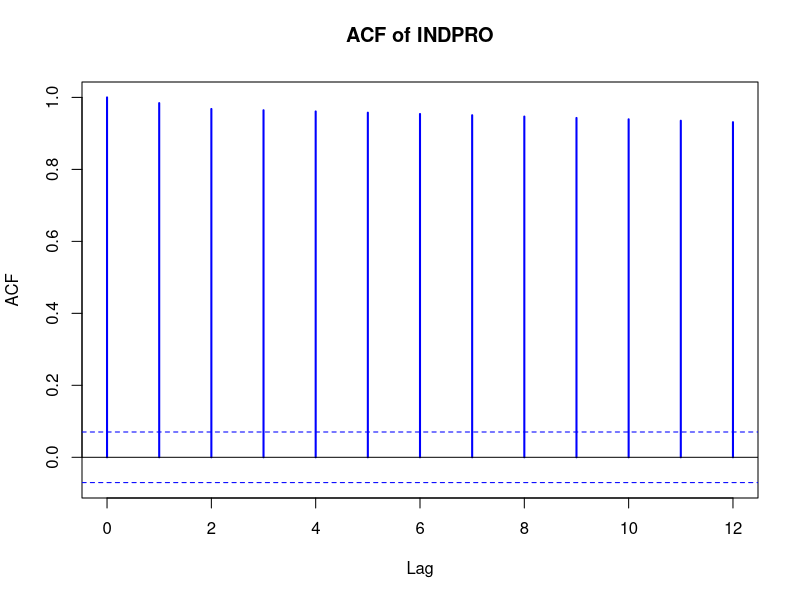
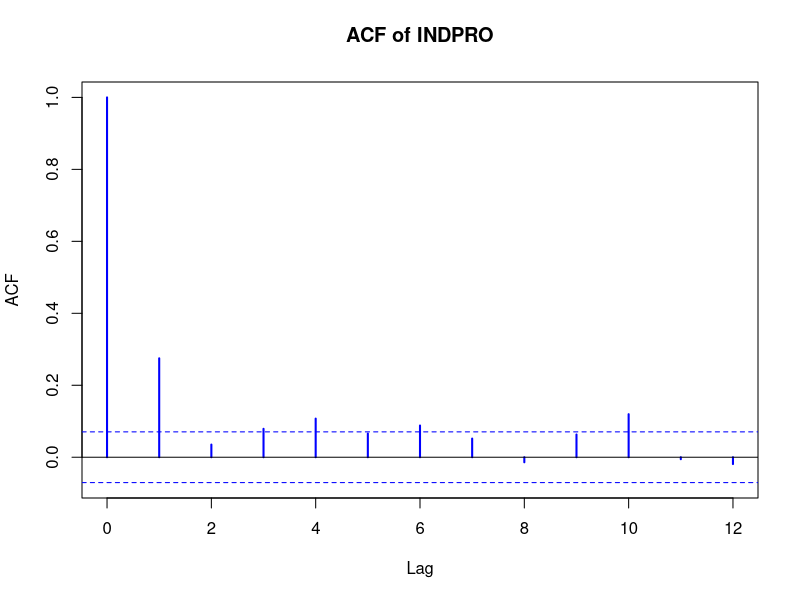
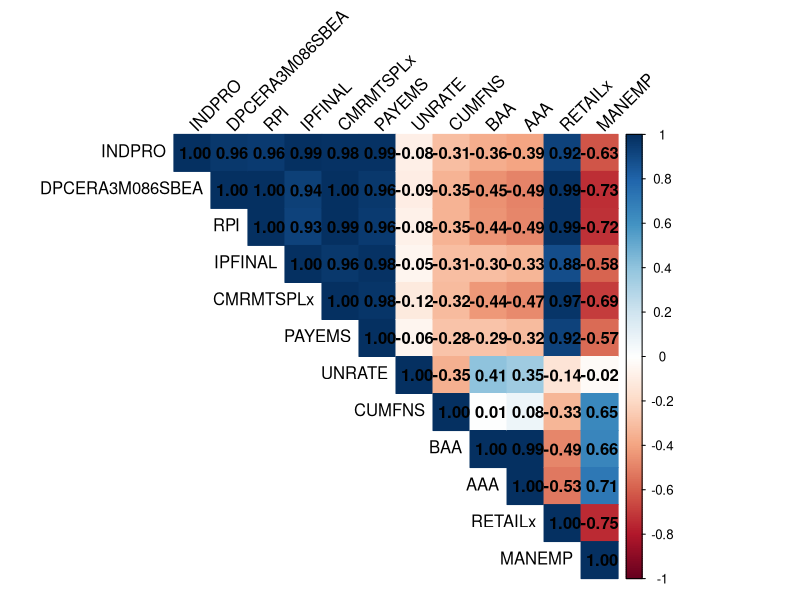

Source code (R) for these figures, in order: (Note: this script raises an error after producing the figures.)
library(readxl) 
library(dplyr)
library(ggplot2)
library(corrplot)
library(tseries)
library(writexl)
library(tidyr)

# Loading datasets
Pre_Dataset <- read_excel("Pre_Dataset.xlsx")[-1,-1]
Pre_Dataset <- Pre_Dataset %>%
  mutate(across(everything(), ~ ifelse(is.na(.), 0, .)))
Pre_Dataset <- Pre_Dataset %>%
  mutate(across(everything(), as.numeric))
Transformed_Dataset <- read_excel("Final_Transformed_Dataset.xlsx")[-1,-1]
Transformed_Dataset <- Transformed_Dataset %>%
  mutate(across(everything(), ~ ifelse(is.na(.), 0, .)))
Transformed_Dataset <- Transformed_Dataset %>%
  mutate(across(everything(), as.numeric))

####################################################
####### 1a. Auto Correlation Plot for INDPRO #######
####################################################
#Pre:
# Calculate autocorrelation for the 'INDPRO' column without plotting 
acf_results_pre <- lapply(Pre_Dataset['INDPRO'], acf, plot = FALSE)
acf_results_pre 
# Plotting ACF
par(mfrow = c(1, 1)) 
lapply(names(Pre_Dataset['INDPRO']), function(col) {
  acf(Pre_Dataset[[col]], main = paste("ACF of", col), lag.max = 12, col = "blue", lwd = 2)
})

#Transformed:
acf_results_transformed <- lapply(Pre_Dataset['INDPRO'], acf, plot = FALSE)
acf_results_transformed 
par(mfrow = c(1, 1)) 
lapply(names(Transformed_Dataset['INDPRO']), function(col) {
  acf(Transformed_Dataset[[col]], main = paste("ACF of", col), lag.max = 12, col = "blue", lwd = 2)
})

####################################################
###### 1b. Augmented Dickey-Fuller (ADF) test ######
####################################################
# Pre:
adf_result <- adf.test(Pre_Dataset$INDPRO)
adf_result
# The Dickey-Fuller statistic is positive in this case, which is a key indicator that the time series might be non-stationary. 
# p-value = 0.99 -> not statistically significant & cannot reject the numm hypothesis that the series has a unit root
# The lag order refers to the number of lagged differences included in the test. 
# The ADF test is "augmented" with lagged values of the differenced series to account for higher-order autocorrelation that might be present in the data. 
# lag order 9 -> 9 lagged differences of the INDPRO series were included in the test to account for autocorrelation.

# Transformed: 
adf_result <- adf.test(Transformed_Dataset$INDPRO)
adf_result
# A more negative Dickey-Fuller statistic indicates stronger evidence against the presence of a unit root (non-stationarity)
# -7.3901 is quite negative, suggesting strong evidence that the series is stationary and does not have a unit root.
# p-value = 0.01 (significant) -> only a 1% chance that the INDPRO time series is non-stationary. 
# reject null hypothesis, conclude that it is likely stationary

####################################################
##### 2. Correlation matrix between variables #####
####################################################
subset_data <- Pre_Dataset[, c("INDPRO", "DPCERA3M086SBEA", "RPI", "IPFINAL", "CMRMTSPLx", "PAYEMS", "UNRATE", "CUMFNS", "BAA", "AAA", "RETAILx", "MANEMP")]  
correlation_matrix_subset <- cor(subset_data, use = "pairwise.complete.obs")
correlation_matrix_subset
write_xlsx(as.data.frame(correlation_matrix_subset), "correlation_matrix.xlsx")

# Heatmap of the correlation matrix
corrplot(correlation_matrix_subset, method = "color", type = "upper", 
         tl.col = "black", tl.srt = 45, 
         addCoef.col = "black")  

####################################################
############ 3. Descriptive Statistics ############# 
####################################################
subset_data <- Pre_Dataset[, c("INDPRO", "DPCERA3M086SBEA", "RPI", "IPFINAL", "CMRMTSPLx", "PAYEMS", "UNRATE", "CUMFNS", "BAA", "AAA", "RETAILx", "MANEMP")]  

descriptive_stats <- function(x) {
  stats <- c(
    Count = length(x),
    Mean = mean(x, na.rm = TRUE),
    `Standard error` = sd(x, na.rm = TRUE) / sqrt(length(na.omit(x))),
    Minimum = min(x, na.rm = TRUE),
    `25%` = quantile(x, 0.25, na.rm = TRUE),
    `50%` = median(x, na.rm = TRUE),
    `75%` = quantile(x, 0.75, na.rm = TRUE),
    Maximum = max(x, na.rm = TRUE)
  )
  return(stats)
}

descriptive_table <- sapply(subset_data, descriptive_stats)
descriptive_table <- as.data.frame(descriptive_table)
descriptive_table <- round(descriptive_table, 2)
descriptive_table <- cbind(Statistic = c("Count", "Mean", "Standard error", "Minimum", "25%", "50%", "75%", "Maximum"), descriptive_table)
descriptive_table
write_xlsx(as.data.frame(descriptive_table), "descriptive_table.xlsx")

####################################################
######### 4. Trends of INDPRO/ X-variables ######### 
####################################################
pre_with_columns <- read_excel("Pre_Dataset.xlsx")[-1,]
subset_data <- pre_with_columns[, c("sasdate", "INDPRO", "DPCERA3M086SBEA", "RPI", "IPFINAL", "CMRMTSPLx", "PAYEMS", "UNRATE", "CUMFNS", "BAA", "AAA", "RETAILx", "MANEMP")]  
filtered_data <-subset_data %>%
  pivot_longer(cols = -sasdate, names_to = "Indicator", values_to = "Value")

# Create the stacked plots using ggplot2
ggplot(filtered_data, aes(x = Date, y = Value, color = dates)) +
  geom_line(size = 1) +  # Create a line plot with different colors for each indicator
  facet_wrap(~ dates, scales = "free_y", ncol = 1) +  # Stack the plots vertically
  theme_minimal() +  # Apply a minimal theme for cleaner visuals
  labs(title = "Trends of Indicators Over Time", x = "Date", y = "Value") +
  theme(legend.position = "none")  # Remove the legend as each plot is labeled individually
